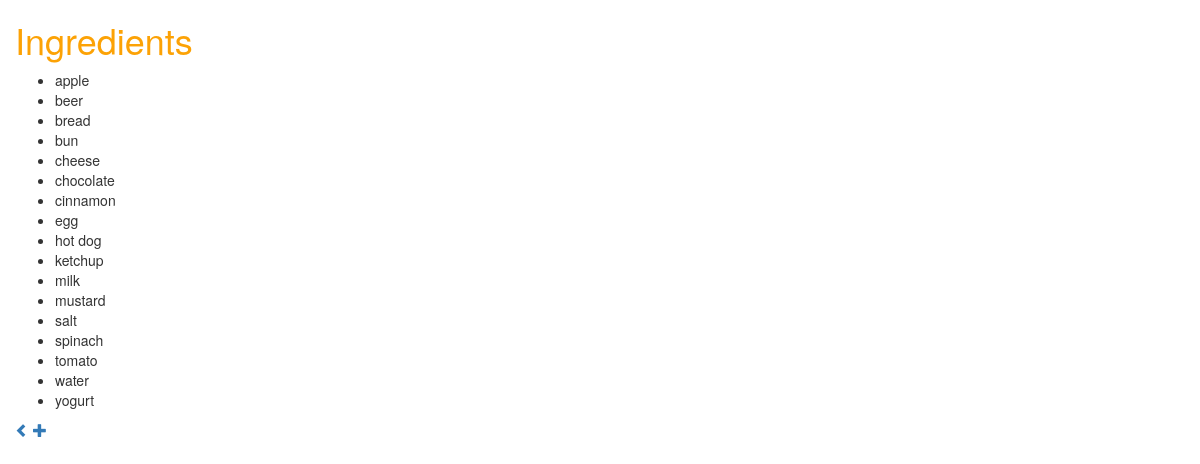
The page /myfridge/ingredients on the database as committed earlier.
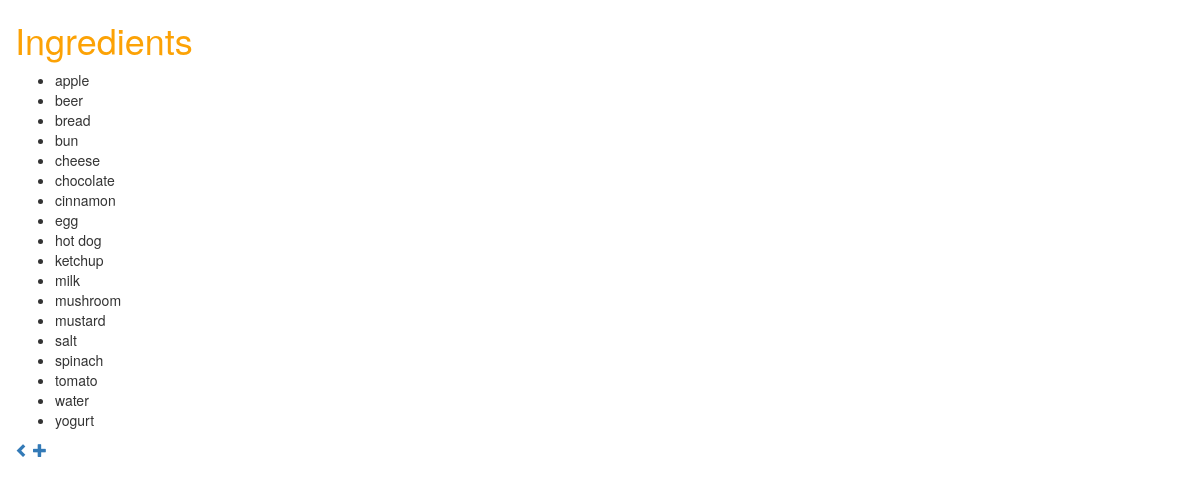
The same page on the database as committed later.
### myfridge/models.py (models this page shows)
class Ingredient(models.Model):
	name = models.CharField(max_length=50, unique=True)
	def __str__(self):
		return self.name

### myfridge/views.py (the view)
class IngredientListView(generic.ListView):
	template_name = 'myfridge/ingredient_list.html'
	context_object_name = 'ingredients'
	def get_queryset(self):
		return Ingredient.objects.order_by('name')

### myfridge/templates/myfridge/ingredient_list.html
{% extends 'myfridge/base.html' %}
{% block content %}
	{% if ingredients %}
		<h1>Ingredients</h1>
		<ul>
		{% for ingredient in ingredients %}
			<li>{{ ingredient }}</li>
		{% endfor %}
		</ul>
	{% else %}
		<p>No ingredients in the system.</p>
	{% endif %}
	<a href="{% url 'myfridge:index' %}"><span class="glyphicon glyphicon-chevron-left"></span></a>
	<a href="{% url 'myfridge:ingredient-new' %}"><span class="glyphicon glyphicon-plus"></span></a>
{% endblock %}

Rows that differ between the two databases and show on the page:
added Ingredient: name "mushroom"
